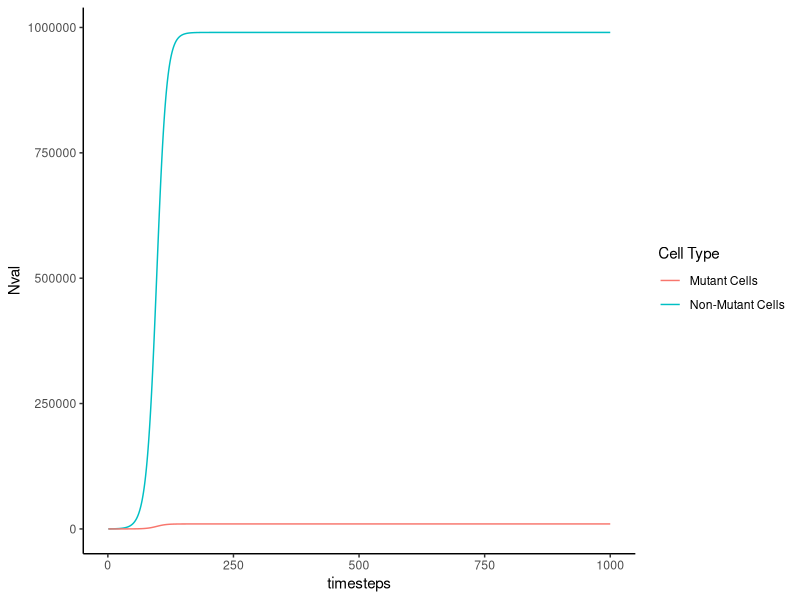

Write R code to recreate this figure.
##Homework 11
##Use two equations to create a dynamic model on population growth
##Equations being used:
#   - N[t+1] = N[t] + rN*N[t]*(1-(N[t]+M[t])/K)
#   - M[t+1] = M[t] + rM*M[t]*(1-(N[t]+M[t])/K)
# N is the non-mutant cell population while M is the mutant cell population
#Make this a two column matrix instead of just a vector so that we can store this

##Step 1: call in ggplot2
library(ggplot2)

##Step 2: Set up the constant variables
timepts = 1000 #in days
#Normal rates of growth
rN = 0.1
rM = 0.1
#Rate of growth after medicine has been introduced
rNm = -0.1
rMm = rM/0.5
#Carrying capacity
K = 1000000
  
##Step 3: Set up empty vectors to contain the changing cell concentrations
N <- numeric(length=length(1:timepts))
M <- numeric(length=length(1:timepts))

##Step 4: Set the initial values of non-mutant (N) and mutant (M) cells
N[1] <- 100
M[1] <- 1

##Step 5: Set up the for loop to fill in the cancerCells matrix
for (i in 2:length(1:timepts)){
    N[i] = N[i-1] + rN*N[i-1]*(1-(N[i-1]+M[i-1])/K)
    M[i] = M[i-1] + rM*M[i-1]*(1-(M[i-1]+N[i-1])/K)
}

##Step 6: Create a data frame with this info so that it may be plotted
cancerCells <- data.frame(timesteps=1:timepts, Nval=N, Mval=M)

##Step 7: Plot the data in a line graph
ggplot(data=cancerCells, aes(x=timesteps))+
  geom_line(aes(y=Nval, color = "Non-Mutant Cells"))+
  geom_line(aes(y=Mval, color = "Mutant Cells"))+
  labs(color="Cell Type")+
  theme_classic()